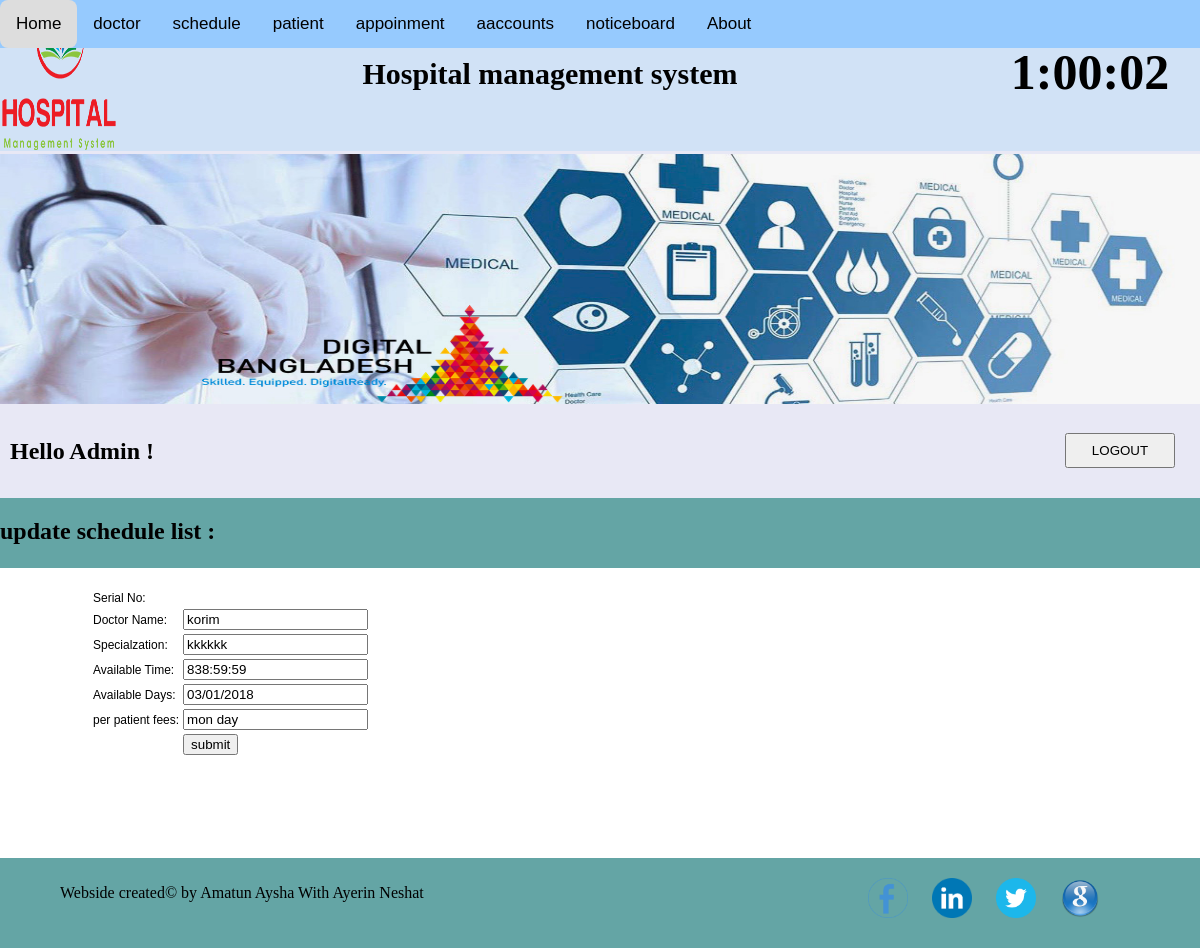
Page /scheduleupdate.php?id=1 on the committed database.
### tables this page shows
CREATE TABLE `schedule` (
  `id` int(11) NOT NULL,
  `doctor_name` varchar(30) NOT NULL,
  `specialzation` varchar(30) NOT NULL,
  `available_days` varchar(30) NOT NULL,
  `available_time` time NOT NULL,
  `patient_fees` varchar(30) NOT NULL,
  `visible` int(11) NOT NULL
);

### scheduleupdate.php (the view, shortened to what this page needs)
<!DOCTYPE html>
<html>
<head>
<link rel="stylesheet" href="css/style.css" type="text/css"/>
<link rel="stylesheet" href="css/jquery-ui.css">
</head>
<body onload="startTime()">
	<div class ="main">
<div class="menu">
      <div class="topnav">
        <a  href="home.php">Home</a>
        <a href="doctor.php">doctor</a>
          <a href="schedule.php">schedule</a>
        <a href="patient.php">patient</a>
        <a href="appoin.php">appoinment</a>
          <a href="accounts.php">aaccounts</a>
          <a href="noticeboard.php">noticeboard</a>
        <a href="about.php">About</a>
      </div>
</div>
	<div class="header">
		<div id="a1"></div>
		<div class="logo"><img src="image/logo.png" alt="pic"/></div>
		<h2>Hospital management system</h2>
	</div>
  <div class="banner">
    <img src="image/b2.jpg" alt="pic"/>
  </div>
    <div class="header_two">
    <div class="admin">
    <h2>Hello Admin !</h2>
    </div>
    <div class="button">
    <a href="logout.php"><button id="btn2" class="btn" onclick="ButtonPressed1();">LOGOUT</button></a>
    </div>
    </div>
	<div class="app">
		<div class="appt_list">
		<h2>update schedule list : </h2>
		</div>
    <?php
  require('db.php');
    $id = $_GET['id'];
    if (!mysqli_connect_errno()){
      $query = "SELECT `doctor_name`,`specialzation`,`available_time`,`available_days`,`patient_fees` FROM schedule WHERE `id`='{$id}' ";
      $result = mysqli_query($connection,$query);
      if ($row = mysqli_fetch_array($result, MYSQLI_BOTH)) {
        $doctor_name=$row['doctor_name'];
        $specialzation=$row['specialzation'];
        $available_time=$row['available_time'];
        $available_days=$row['available_days'];
        $patient_fees=$row['patient_fees'];
      }
    }else{
      echo "ERROR : Database connection failed !"."<br>";
    }
    ?>
    <div id="form_div">
      <form action="#" method="POST">
			<table>
				<tr>
			<td>
			<label for="sn">Serial No:</label></td>
			</tr>
			<tr>
			<td>
			<label for="dn">Doctor Name:</label></td>
			<td>
			<input type="" name="docn" id="dn" value="<?php echo $doctor_name;?>" placeholder="Doctor Name" required /><br />
			</td>
			</tr>
			<tr>
			<td>
			<label for="sp">Specialzation:</label></td>
			<td>
			<input type="" name="sp" id="sp" value="<?php echo $specialzation;?>" placeholder="Specalization" required /><br />
			</td>
			</tr>
			<tr>
			<td>
			<label for="tm">Available Time:</label></td>
			<td>
			<input type="" name="time" id="tm" value="<?php echo $available_time;?>" placeholder="10:00AM" required /><br />
			</td>
			</tr>
			<tr>
			<td>
			<label for="dt">Available Days:</label></td>
			<td>
			<input type="text" name="ad" id="a3" value="<?php echo $available_days;?>" placeholder="monday"><br />
			</td>
			</tr>
      <tr>
      <td>
      <label for="dt">per patient fees:</label></td>
      <td>
      <input type="text" name="ppf" id="a3" value="<?php echo $patient_fees;?>" placeholder=""><br />
      </td>
      </tr>
			<tr>
			<td></td>
			<td>
			<input type="submit" name="submit" value="submit" onclick="ShowDate();"/>
			</td>
			</tr>
			</table>
      </form>
    </div>
    <div class="footer">
      <div class="copy">
        <p>Webside created&copy; by Amatun Aysha With Ayerin Neshat</p>
      </div>
      <div class="folow">
      <a href="www.facebook.com"><img src="image/fb.png" alt="fb"/></a>
      <a href="www.linkdin.com"><img src="image/link.png" alt="link"/></a>
      <a href="www.twitter.com"><img src="image/twt.png" alt="twt"/></a>
      <a href="www.google.com"><img src="image/google.png" alt="gol"/></a>
      </div>
    </div>
  </body>
</html>

### css/style.css (style rules this page uses)
body { background-image:url("../image/bggffff.jpg"); background-repeat:�no-repeat; background-position:�center; background-attachment:fixed; margin:0px; padding:auto; }
#a1 { width: 200px; margin:auto; padding: 10px 10px 10px 10px; font-weight: bold; text-align: center; font-size: 50px; border-radius: 10px; float:right; margin-top:28px; }
.main { margin:0px; padding:0px; background-color: #E8E8F5; }
.header { text-align: center; height: 146px; padding-top: 5px; margin-top: 0px; background-color: #D1E2F6; }
.logo { float: left; }
.header h2 { margin-top: 52px; font-size: 30px; margin-left: 100px; }
.header_two { height: 90px; }
.admin { float:left; padding:10px; }
.button { float: right; padding: 25px; }
.banner img { width:100%; height:250px; }
#form_div { padding: 90px; }
.topnav { overflow: hidden; background-color: #96CAFE; position: fixed; width:100%; margin-bottom: 10px; }
.topnav a { float: left; display: block; color: black; text-align: center; padding: 14px 16px; text-decoration: none; font-size: 17px; }
.button button { height:35px; width:110px; }
a { text-decoration: none; }
.app { height:70px; background-color: #64A5A5; }
.appt_list { float:left; }
table, td, a { font: normal normal 12px Verdana, Geneva, Arial, Helvetica, sans-serif }
.footer { background-color: #64A5A5; height:70px;padding:10px; width:100%; margin-top: 10px; }
.copy { float:left;margin-left: 50px; }
.folow { float: right; margin-right: 100px; }
.folow img { height: 40px; width:40px;padding: 10px; }

### rows in the picture
schedule: docn "korim", sp "kkkkkk", time "838:59:59", ad "03/01/2018", ppf "mon day"
